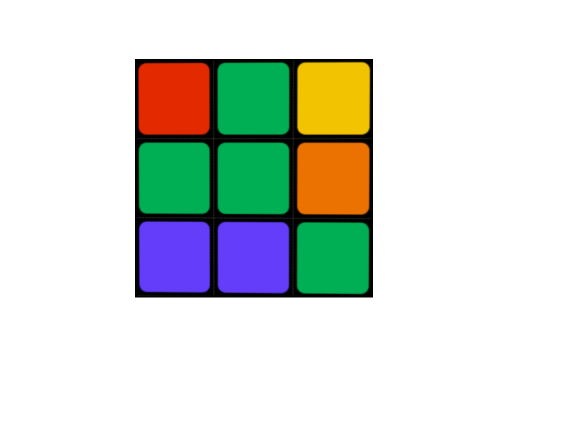
#> input picture input/Cube.png, 1133 x 862 px (shown at 1/2 size); its folder holds only this picture in this run
$ python main.py   (older library calls are emulated)
#> lines starting #> are read from the running program, lines starting #| are printed output that depends on the picture; after the words box and inside, x2 and y2 are one past the last pixel; in counts of white or black regions, pixels touching at a corner belong together
import cv2 as cv
import numpy as np
import glob

from numpy.lib.type_check import imag
path = "input\*.*"
def color_picker(image):
    def empty(a):
        pass
    cv.namedWindow("Range HSV")
    cv.resizeWindow("Range HSV", 500, 350)
    cv.createTrackbar("HUE Min", "Range HSV", 0,180,empty)
    cv.createTrackbar("HUE Max", "Range HSV", 180,180,empty)
    cv.createTrackbar("SAT Min", "Range HSV", 0,255,empty)
    cv.createTrackbar("SAT Max", "Range HSV", 255,255,empty)
    cv.createTrackbar("VALUE Min", "Range HSV", 0,255,empty)
    cv.createTrackbar("VALUE Max", "Range HSV", 255,255,empty)
    while True:
        # get value from trackbar
        h_min = cv.getTrackbarPos("HUE Min", "Range HSV")
        h_max = cv.getTrackbarPos("HUE Max", "Range HSV")
        s_min = cv.getTrackbarPos("SAT Min", "Range HSV")
        s_max = cv.getTrackbarPos("SAT Max", "Range HSV")
        v_min = cv.getTrackbarPos("VALUE Min", "Range HSV")
        v_max = cv.getTrackbarPos("VALUE Max", "Range HSV")
        lower_range = np.array([h_min,s_min,v_min])
        upper_range = np.array([h_max, s_max, v_max])
        hsv = cv.cvtColor(image, cv.COLOR_BGR2HSV)
        thresh = cv.inRange(hsv, lower_range, upper_range)
        bitwise = cv.bitwise_and(image, image, mask=thresh)
        cv.imshow("Original Image", image)
        cv.imshow("Thresholded", thresh)
        cv.imshow("Bitwise", bitwise)
        k = cv.waitKey(1) & 0xFF
        if k == ord('m'):
                mode = not mode
        elif k == 27:
                break
    cv.destroyAllWindows()
dict_colours={
    3:[[0,55,0],[10,255,255]],#red
    2:[[43,60,47],[103,255,255]],#green
    1:[[82,51,0],[170,255,255]],#blue
    4:[[8,58,0],[17,255,255]],#orange
    5:[[17,80,0],[60,255,255]],#yellow
    6:[[13,0,63],[56,22,221]]#white
}
for file in glob.glob(path):
    image=cv.imread(file)
#> image is the input picture: shape (862, 1133, 3); mean B, G, R 213, 220.1, 214.6
    #cv.imshow("Input",cv.resize(image,(480,480)))
    gray = cv.cvtColor(image, cv.COLOR_BGR2GRAY)
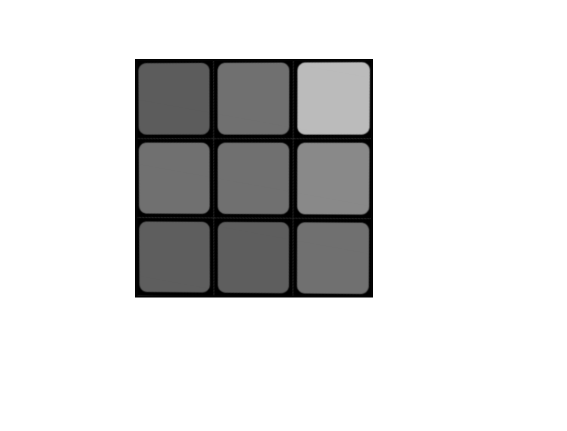
#> gray: shape (862, 1133) (shown at 1/2 size); min 0, max 255, mean 217.7
    thresh = cv.threshold(gray, 50, 255, cv.THRESH_BINARY_INV)[1]
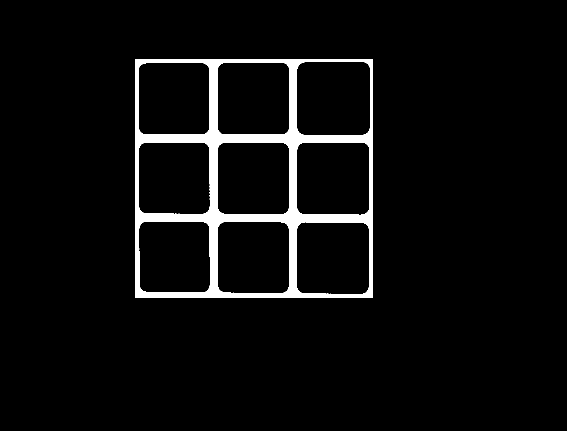
#> thresh: shape (862, 1133) (shown at 1/2 size); 4.6% white; 1 white region
    # cv.imshow("Threshold",thresh)
    # cv.waitKey()
    cnts = cv.findContours(thresh, cv.RETR_EXTERNAL, cv.CHAIN_APPROX_NONE)[0]
#> cnts = 1 contour; box (x1, y1, x2, y2) and area: (270, 118, 746, 595) 226100
    cnt_max=[]
    mx_area=-1
    #print("Shape of image",image.shape)
    for i in cnts:
        #print("Contour of area ",cv.contourArea(i),"Found/n % 'of' area covered = ",cv.contourArea(i)/(image.shape[0]*image.shape[1]))
        if mx_area<=cv.contourArea(i):
            mx_area=cv.contourArea(i)
            cnt_max=i
#> this loop made 1 pass
#> mx_area on pass 1: 226100
#> after the loop, cnt_max = contour of 1902 points, box (x1, y1, x2, y2) (270, 118, 746, 595), area 226100; mx_area = 226100
    #print("MAX AREA CONTOUR ",cv.contourArea(cnt_max))

    #cnts = cnts[0] if len(cnts) == 2 else cnts[1]
    rect = cv.minAreaRect(cnt_max)
#> rect = ((507.5, 356), (476, 475), -90)
    box = np.int0(cv.boxPoints(rect))
#> box = [[744, 593], [269, 593], [270, 118], [744, 118]]
    cv.drawContours(image, [box], 0, (36, 255, 12), 3)
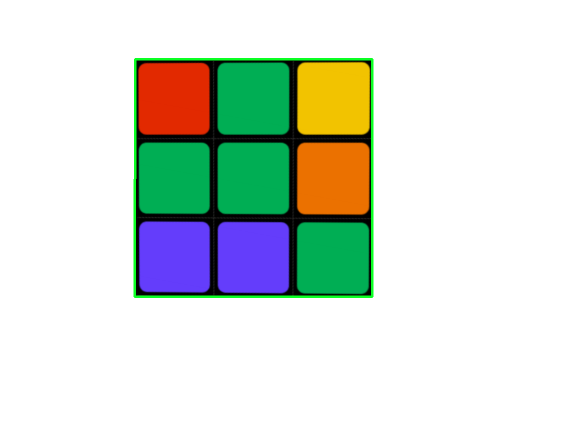
#> image: shape (862, 1133, 3) (shown at 1/2 size); 0.97% of pixels changed, all inside (x1, y1, x2, y2) = (267, 116, 747, 596)
    width = int(rect[1][0])
#> width = 475
    height = int(rect[1][1])
#> height = 474
    src_pts = box.astype("float32")
#> src_pts = [[744, 593], [269, 593], [270, 118], [744, 118]]
    dst_pts = np.array([[0, height-1],
                        [0, 0],
                        [width-1, 0],
                        [width-1, height-1]], dtype="float32")
#> dst_pts = [[0, 473], [0, 0], [474, 0], [474, 473]]
    M = cv.getPerspectiveTransform(src_pts, dst_pts)
#> M = [[-1.53e-16, -0.998, 592.1], [0.998, 0.0021, -269.8], [-2.53e-19, 4.44e-06, 1]]
    warped = cv.warpPerspective(
        image, M, (width, height))  # will be used further
    warped = cv.resize(warped, (480, 480))
#> warped: shape (480, 480, 3)
    warped[:,0:8,:]=0
    warped[:,warped.shape[0]-9:,:]=0
    warped[0:8,:,:]=0
    warped[warped.shape[1]-8:,:,:]=0
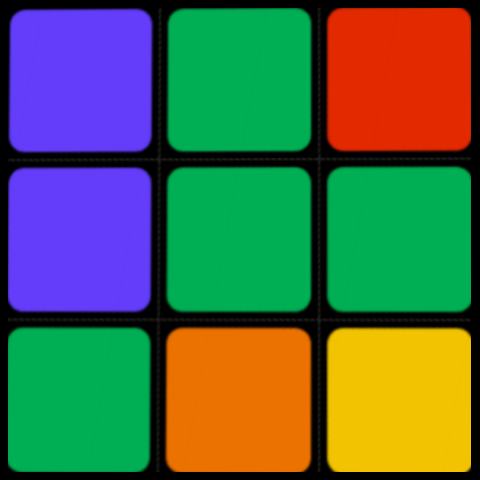
#> warped: shape (480, 480, 3); mean B, G, R 74.1, 103.9, 80.4
    #cv.imshow("Warped Img small",warped)
    #print("Rotation = ",rect[2])
    if rect[2]>=45:
        M = cv.getRotationMatrix2D((240, 240), -90, 1.0)
        rotated = cv.warpAffine(warped, M, (480, 480))
        #cv.imshow("Rotated by -90 Degrees", rotated)
    elif rect[2]<=-45:
        M = cv.getRotationMatrix2D((240, 240), -90, 1.0)
        rotated = cv.warpAffine(warped, M, (480, 480))
        #cv.imshow("Rotated by 90 Degrees", rotated)
    else :
        rotated=warped.copy()
    ##################Ref Image Making##########################
    ref_image=rotated.copy()
    font=cv.FONT_HERSHEY_COMPLEX
    ref_image=cv.putText(ref_image,"1",(80-20,80-20),font,1.5,(0,255,0))
#> ref_image: shape (480, 480, 3); mean B, G, R 74, 103.9, 80.4
    ref_image=cv.putText(ref_image,"2",(240-20,80-20),font,1.5,(0,255,0))
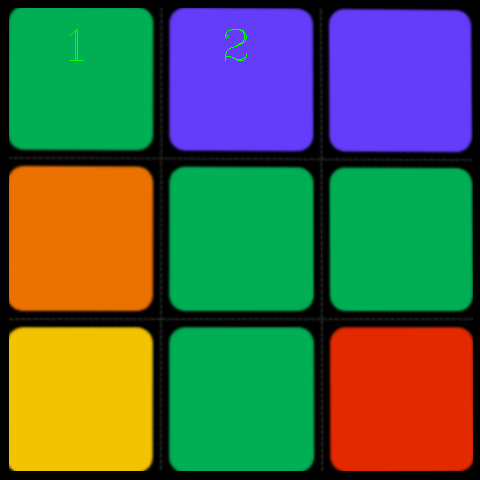
#> ref_image: shape (480, 480, 3); mean B, G, R 73.9, 104, 80.4
    ref_image=cv.putText(ref_image,"3",(400-20,80-20),font,1.5,(0,255,0))
#> ref_image: shape (480, 480, 3); 0.05% of pixels changed, all inside (x1, y1, x2, y2) = (385, 29, 407, 61)
    ref_image=cv.putText(ref_image,"4",(80-20,240-20),font,1.5,(0,255,0))
    ref_image=cv.putText(ref_image,"5",(240-20,240-20),font,1.5,(0,255,0))
    ref_image=cv.putText(ref_image,"6",(400-20,240-20),font,1.5,(0,255,0))
    ref_image=cv.putText(ref_image,"7",(80-20,400-20),font,1.5,(0,255,0))
#> ref_image: shape (480, 480, 3); mean B, G, R 73.7, 104.3, 80.1
    ref_image=cv.putText(ref_image,"8",(240-20,400-20),font,1.5,(0,255,0))
    ref_image=cv.putText(ref_image,"9",(400-20,400-20),font,1.5,(0,255,0))
    #cv.imshow("Reference Image",ref_image)
    ################################################################
    dict_results={}
    final_img=rotated.copy()
    for clr in dict_colours:
        hsv = cv.cvtColor(rotated, cv.COLOR_BGR2HSV)
        hsv_low = np.array(dict_colours[clr][0], np.int)
        hsv_high = np.array(dict_colours[clr][1], np.int)
        mask = cv.inRange(hsv, hsv_low, hsv_high)
        res = cv.bitwise_and(rotated, rotated, mask=mask)
        res=cv.cvtColor(res,cv.COLOR_BGR2GRAY)
        ret, thrash = cv.threshold(res, 40 , 255, cv.THRESH_BINARY)
        #cv.imshow("Thesg massk "+clr,res)
        #cv.waitKey()
        contours , hierarchy = cv.findContours(thrash, cv.RETR_TREE, cv.CHAIN_APPROX_NONE)
        cntrRect = []
        for i in contours:
            epsilon = 0.05*cv.arcLength(i,True)
            approx = cv.approxPolyDP(i,epsilon,True)
            #print("For colour ",clr," Found contour of edge ",len(approx),"Area is ",cv.contourArea(i))
            if len(approx) == 4 and cv.contourArea(i)>=15000 and cv.contourArea(i)<=23000:
                #print("For colour ",clr,"Found number of contours ",len(contours))
                cv.drawContours(final_img,[approx],-1,(0,255,0),2)
                M = cv.moments(i)
                cX = int(M["m10"] / M["m00"])
                cY = int(M["m01"] / M["m00"])
                #print("Founded Center ",cX," ",cY)
                final_img=cv.putText(final_img,str(cX)+','+str(cY),(cX-20,cY-20),font,0.4,(0,255,0))
                if cY<=95:
                    if cX<=95:
                        final_img=cv.circle(final_img,(cX,cY),5,(0,0,0),-1)
                        dict_results['1']=clr
                    elif cX>95 and cX<=255:
                        final_img=cv.circle(final_img,(cX,cY),5,(0,0,0),-1)
                        dict_results['2']=clr
                    elif cX>255 and cX<=415 :
                        final_img=cv.circle(final_img,(cX,cY),5,(0,0,0),-1)
                        dict_results['3']=clr
                elif cY>95 and cY<=255:
                    if cX<=95:
                        final_img=cv.circle(final_img,(cX,cY),5,(0,0,0),-1)
                        dict_results['4']=clr
                    elif cX>95 and cX<=255:
                        final_img=cv.circle(final_img,(cX,cY),5,(0,0,0),-1)
                        dict_results['5']=clr
                    elif cX>255 and cX<=415 :
                        final_img=cv.circle(final_img,(cX,cY),5,(0,0,0),-1)
                        dict_results['6']=clr
                elif cY>255 and cY<=415:
                    if cX<=95:
                        final_img=cv.circle(final_img,(cX,cY),5,(0,0,0),-1)
                        dict_results['7']=clr
                    elif cX>95 and cX<=255:
                        final_img=cv.circle(final_img,(cX,cY),5,(0,0,0),-1)
                        dict_results['8']=clr
                    elif cX>255 and cX<=415 :
                        final_img=cv.circle(final_img,(cX,cY),5,(0,0,0),-1)
                        dict_results['9']=clr
                cntrRect.append(approx)
#> this loop made 6 passes
#> pass 1, `res=cv.cvtColor(res,cv.COLOR_BGR2GRAY)`:
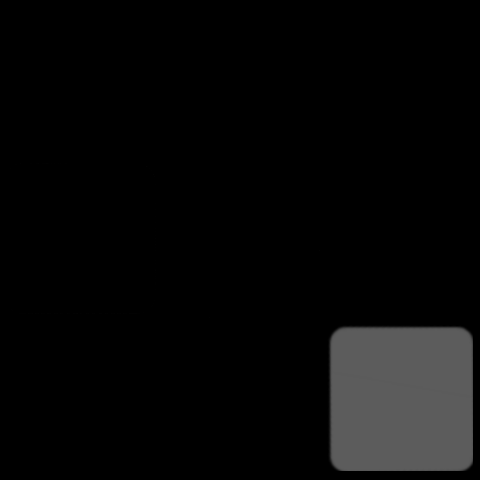
#> res: shape (480, 480); min 0, max 92, mean 8.1
#> after the loop:
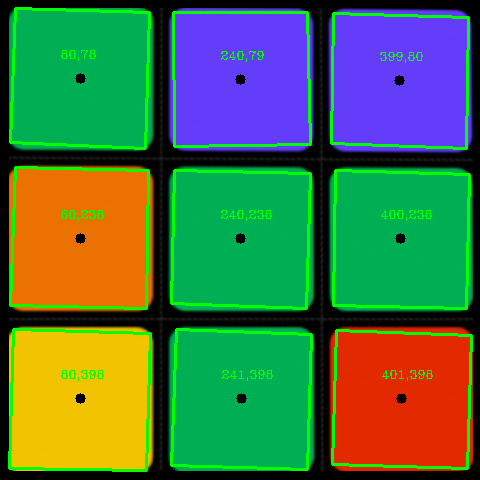
#> final_img: shape (480, 480, 3); mean B, G, R 67.5, 112.4, 73.4
#> after the loop: res: shape (480, 480); every value is 0
#> after the loop, dict_results = 9 items
        #print("Intermediate dictionery ",dict_results)
    s='Output'+file[5:file.index('.')]+'.txt'
    cnt=0
    lst=[]
    tm_lst=[]
    print("Result ",dict_results)
#| Result  {'9': 3, '8': 2, '6': 2, '5': 2, '1': 2, '3': 1, '2': 1, '4': 4, '7': 5}
    cnt=0
    for key in sorted(dict_results):
        cnt+=1
        tm_lst.append(dict_results[key])
        if cnt%3==0:
            lst.append(tm_lst)
            tm_lst=[]
#> this loop made 9 passes
#> key on passes 1 to 9: '1', '2', '3', '4', '5', '6', '7', '8', '9'
#> after the loop, cnt = 9; lst = [[2, 1, 1], [4, 2, 2], [5, 2, 3]]
    textfile = open(s, "w")
    textfile.write(str(np.array(lst)))
    textfile.close()
    # [4 lines of commented-out code are left out]
